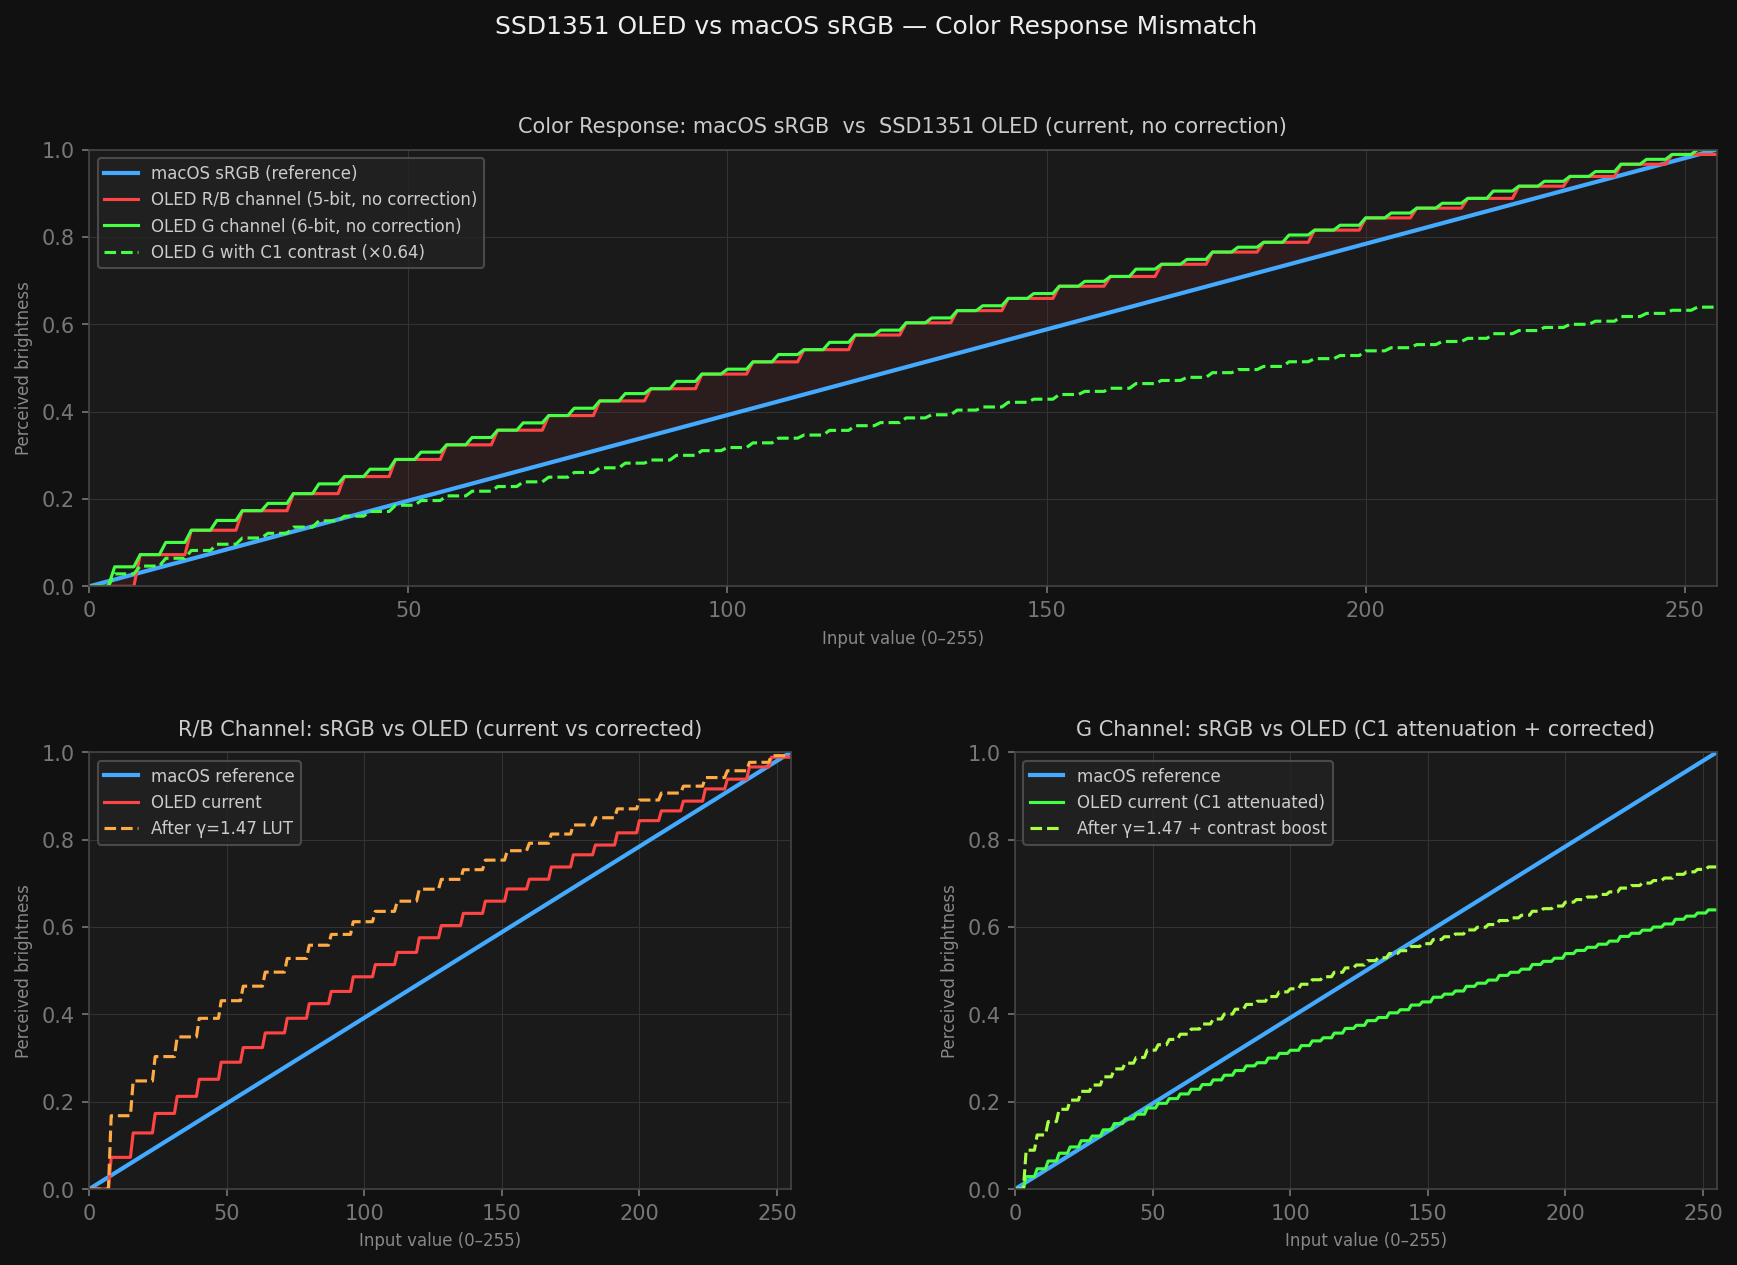

Write the Python code that produced this figure.
"""
notes/viz_color_response.py

Visualizes the color response mismatch between macOS sRGB and the SSD1351 OLED.

Shows:
  - macOS sRGB: how OpenGL encodes and displays color (gamma ~2.2)
  - OLED raw:   what the display actually outputs given raw pixel values (no correction)
  - OLED LUT:   the SSD1351 B8h gamma table response (applied on top of raw input)
  - Corrected:  the proposed software LUT pre-correction baked in before RGB565 pack
"""

import numpy as np
import matplotlib.pyplot as plt
import matplotlib.gridspec as gridspec

# ── SSD1351 B8h gamma table (from fbx2.c initOLED) ───────────────────────────
# 64 entries mapping grayscale input level → drive value (0x00–0xB3)
B8_LUT = np.array([
    0x00, 0x08, 0x0D, 0x12, 0x17, 0x1B, 0x1F, 0x22,
    0x26, 0x2A, 0x2D, 0x30, 0x34, 0x37, 0x3A, 0x3D,
    0x40, 0x43, 0x46, 0x49, 0x4C, 0x4F, 0x51, 0x54,
    0x57, 0x59, 0x5C, 0x5F, 0x61, 0x64, 0x67, 0x69,
    0x6C, 0x6E, 0x71, 0x73, 0x76, 0x78, 0x7B, 0x7D,
    0x7F, 0x82, 0x84, 0x86, 0x89, 0x8B, 0x8D, 0x90,
    0x92, 0x94, 0x97, 0x99, 0x9B, 0x9D, 0x9F, 0xA2,
    0xA4, 0xA6, 0xA8, 0xAA, 0xAD, 0xAF, 0xB1, 0xB3,
], dtype=np.float32)

x8 = np.arange(256)   # 8-bit input values (0–255)
xn = x8 / 255.0       # normalized 0–1

# ── macOS sRGB response ───────────────────────────────────────────────────────
# sRGB encodes with gamma ~2.2. The monitor linearizes on display.
# From the pi3d renderer's perspective: what you see on macOS IS the reference.
srgb_display = xn  # macOS shows what you give it — this IS the reference line

# ── OLED raw path (no correction) ────────────────────────────────────────────
# fbx2 just truncates: 8-bit → 5/6-bit. No gamma applied in software.
# Green channel (6-bit): input >> 2 → 64 levels
green_6bit  = (x8 >> 2).astype(int)
oled_raw_g  = B8_LUT[green_6bit] / 0xB3   # normalize to 0–1

# Red/Blue channel (5-bit): input >> 3 → 32 levels, use every 2nd LUT entry
red_5bit    = (x8 >> 3).astype(int)
oled_raw_rb = B8_LUT[red_5bit * 2] / 0xB3

# ── Hardware contrast mismatch — green is attenuated by C1 register ──────────
# C1: R=0xFF, G=0xA3 (163), B=0xFF → green is at 163/255 = 63.9% of R/B
GREEN_CONTRAST = 163 / 255
oled_raw_g_contrasted = oled_raw_g * GREEN_CONTRAST

# ── Proposed corrected path ───────────────────────────────────────────────────
# Apply software gamma LUT before packing: (v)^1.47 compensates for sRGB vs OLED
GAMMA_EXP = 1.47
corrected_rb = np.power(np.clip(oled_raw_rb, 0, 1), 1.0 / GAMMA_EXP)
corrected_g  = np.power(np.clip(oled_raw_g_contrasted, 0, 1), 1.0 / GAMMA_EXP)

# ── Plot ──────────────────────────────────────────────────────────────────────
fig = plt.figure(figsize=(14, 9), facecolor="#111")
gs  = gridspec.GridSpec(2, 2, figure=fig, hspace=0.38, wspace=0.32)

AX_STYLE = dict(facecolor="#1a1a1a")
GRID     = dict(color="#333", linewidth=0.5)

def styled_ax(ax, title):
    ax.set_facecolor("#1a1a1a")
    ax.set_title(title, color="#ccc", fontsize=10, pad=8)
    ax.tick_params(colors="#777")
    ax.spines[:].set_color("#444")
    ax.set_xlabel("Input value (0–255)", color="#888", fontsize=8)
    ax.set_ylabel("Perceived brightness", color="#888", fontsize=8)
    ax.set_xlim(0, 255); ax.set_ylim(0, 1)
    ax.grid(**GRID)

# ── 1. Response curves overlay ────────────────────────────────────────────────
ax1 = fig.add_subplot(gs[0, :])
styled_ax(ax1, "Color Response: macOS sRGB  vs  SSD1351 OLED (current, no correction)")
ax1.plot(x8, srgb_display,           color="#4af",  lw=2,   label="macOS sRGB (reference)")
ax1.plot(x8, oled_raw_rb,            color="#f44",  lw=1.5, label="OLED R/B channel (5-bit, no correction)")
ax1.plot(x8, oled_raw_g,             color="#4f4",  lw=1.5, label="OLED G channel (6-bit, no correction)")
ax1.plot(x8, oled_raw_g_contrasted,  color="#4f4",  lw=1.5, ls="--", label="OLED G with C1 contrast (×0.64)")
ax1.fill_between(x8, srgb_display, oled_raw_rb, alpha=0.08, color="#f44")
ax1.legend(facecolor="#222", edgecolor="#555", labelcolor="#ccc", fontsize=8)

# ── 2. R/B mismatch detail ────────────────────────────────────────────────────
ax2 = fig.add_subplot(gs[1, 0])
styled_ax(ax2, "R/B Channel: sRGB vs OLED (current vs corrected)")
ax2.plot(x8, srgb_display, color="#4af", lw=2,   label="macOS reference")
ax2.plot(x8, oled_raw_rb,  color="#f44", lw=1.5, label="OLED current")
ax2.plot(x8, corrected_rb, color="#fa4", lw=1.5, ls="--", label=f"After γ={GAMMA_EXP} LUT")
ax2.legend(facecolor="#222", edgecolor="#555", labelcolor="#ccc", fontsize=8)

# ── 3. G mismatch detail ─────────────────────────────────────────────────────
ax3 = fig.add_subplot(gs[1, 1])
styled_ax(ax3, "G Channel: sRGB vs OLED (C1 attenuation + corrected)")
ax3.plot(x8, srgb_display,            color="#4af", lw=2,   label="macOS reference")
ax3.plot(x8, oled_raw_g_contrasted,   color="#4f4", lw=1.5, label="OLED current (C1 attenuated)")
ax3.plot(x8, corrected_g,             color="#af4", lw=1.5, ls="--", label=f"After γ={GAMMA_EXP} + contrast boost")
ax3.legend(facecolor="#222", edgecolor="#555", labelcolor="#ccc", fontsize=8)

fig.suptitle("SSD1351 OLED vs macOS sRGB — Color Response Mismatch",
             color="#eee", fontsize=12, y=0.98)

plt.savefig("notes/viz_color_response.png", dpi=150, bbox_inches="tight",
            facecolor=fig.get_facecolor())
print("Saved → notes/viz_color_response.png")
plt.show()
